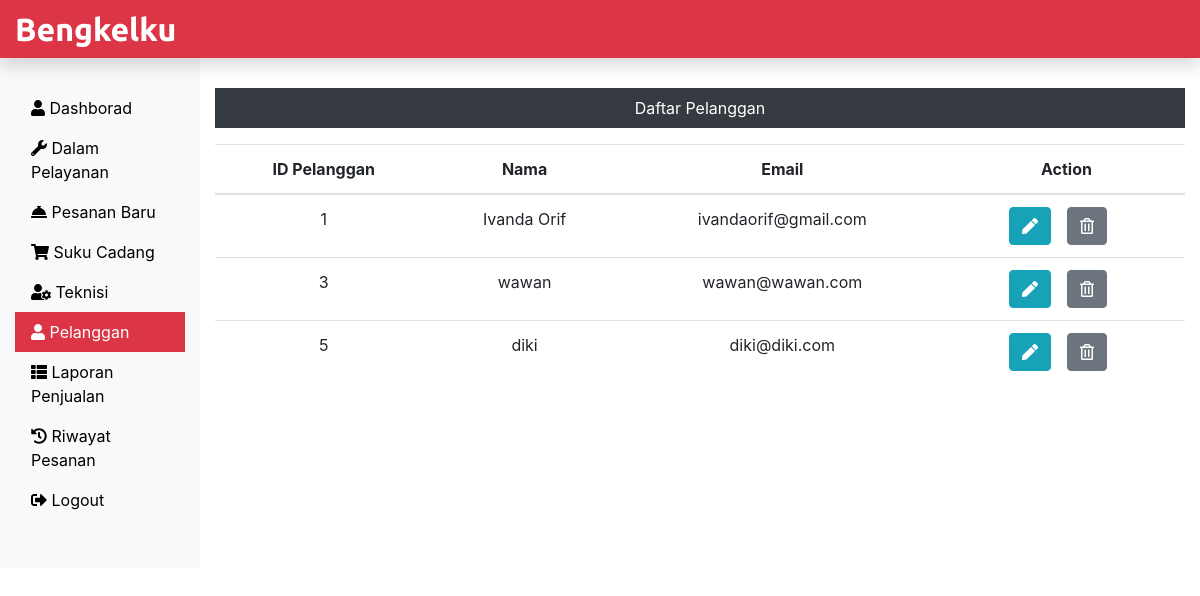
The app's page /Bengkelku/Admin/pelanggan.php (signed in) with its own data.
### tables this page shows
CREATE TABLE `customerlogin_tb` (
  `r_login_id` int(11) NOT NULL,
  `r_name` varchar(60) NOT NULL,
  `r_email` varchar(60) NOT NULL,
  `r_password` varchar(60) NOT NULL
);

### Bengkelku/Admin/pelanggan.php (the view, shortened to what this page needs)
<?php
include('includes/header.php');
include('../dbConnection.php');
?>
<div class="col-sm-9 col-md-10 mt-5 text-center">
	<p class="bg-dark text-white p-2">Daftar Pelanggan</p>
	<?php
			$sql= "SELECT * FROM customerlogin_tb";
					$result = $conn->query($sql);
					if($result->num_rows > 0){
						echo '
							<table class="table">
								<thead>
									<tr>
										<th scope="col">ID Pelanggan</th>
										<th scope="col">Nama</th>
										<th scope="col">Email</th>
										<th scope="col">Action</th>
									</tr>
								</thead>
								<tbody>';
									while($row = $result->fetch_assoc()){
									echo '<tr>';
										echo '<td>'.$row["r_login_id"].'</td>';
										echo '<td>'.$row["r_name"].'</td>';
										echo '<td>'.$row["r_email"].'</td>';
										echo '<td>';
										echo '<form action="EditPelanggan.php" method="POST" class="d-inline">';
											echo '<input type="hidden" name="id" value='.$row['r_login_id'].'><button class="btn btn-info mr-3" name="edit" value="Edit" type="submit"><i class="fa fa-pen"></i></button>';
										echo '</form>';
										echo '<form action="" method="POST" class="d-inline">';
											echo '<input type="hidden" name="id" value='.$row['r_login_id'].'><button class="btn btn-secondary mr-3" name="delete" value="Delete" type="submit"><i class="far fa-trash-alt"></i></button>';
										echo '</form>';
										echo '</td>';
									echo '</tr>';
									}
								echo '</tbody>';
							echo '</table>';
					} else{
						echo '0 Hasil';
					}
	?>
</div>
<?php
include('includes/footer.php');
?>

### records on screen
customerlogin_tb: r_login_id "1", r_name "Ivanda Orif", r_email "ivandaorif@gmail.com"
customerlogin_tb: r_login_id "3", r_name "wawan", r_email "wawan@wawan.com"
customerlogin_tb: r_login_id "5", r_name "diki", r_email "diki@diki.com"
